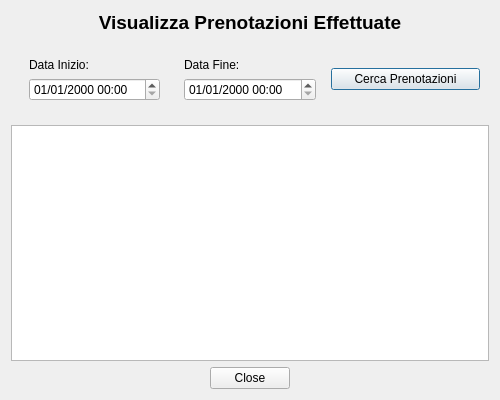
<?xml version="1.0" encoding="UTF-8"?>
<ui version="4.0">
 <class>Dialog</class>
 <widget class="QDialog" name="Dialog">
  <property name="geometry">
   <rect>
    <x>0</x>
    <y>0</y>
    <width>500</width>
    <height>400</height>
   </rect>
  </property>
  <property name="windowTitle">
   <string>Visualizza Prenotazioni</string>
  </property>
  <layout class="QVBoxLayout" name="verticalLayout_Main">
   <item>
    <widget class="QLabel" name="lblTitoloVisualizzaPrenotazioni">
     <property name="font">
      <font>
       <pointsize>14</pointsize>
       <weight>75</weight>
       <bold>true</bold>
      </font>
     </property>
     <property name="text">
      <string>Visualizza Prenotazioni Effettuate</string>
     </property>
     <property name="alignment">
      <set>Qt::AlignCenter</set>
     </property>
    </widget>
   </item>
   <item>
    <widget class="QWidget" name="dateRangeContainer" native="true">
     <layout class="QHBoxLayout" name="horizontalLayout_DateRange">
      <item>
       <widget class="QWidget" name="startDateContainer" native="true">
        <layout class="QVBoxLayout" name="verticalLayout_StartDate">
         <item>
          <widget class="QLabel" name="lblDataInizio">
           <property name="text">
            <string>Data Inizio:</string>
           </property>
          </widget>
         </item>
         <item>
          <widget class="QDateTimeEdit" name="dateTimeEditDataInizio">
           <property name="displayFormat">
            <string>dd/MM/yyyy HH:mm</string>
           </property>
          </widget>
         </item>
        </layout>
       </widget>
      </item>
      <item>
       <widget class="QWidget" name="endDateContainer" native="true">
        <layout class="QVBoxLayout" name="verticalLayout_EndDate">
         <item>
          <widget class="QLabel" name="lblDataFine">
           <property name="text">
            <string>Data Fine:</string>
           </property>
          </widget>
         </item>
         <item>
          <widget class="QDateTimeEdit" name="dateTimeEditDataFine">
           <property name="displayFormat">
            <string>dd/MM/yyyy HH:mm</string>
           </property>
          </widget>
         </item>
        </layout>
       </widget>
      </item>
      <item>
       <widget class="QPushButton" name="btnCercaPrenotazioni">
        <property name="text">
         <string>Cerca Prenotazioni</string>
        </property>
       </widget>
      </item>
     </layout>
    </widget>
   </item>
   <item>
    <widget class="QListWidget" name="lstPrenotazioni"/>
   </item>
   <item>
    <widget class="QDialogButtonBox" name="buttonBox">
     <property name="orientation">
      <enum>Qt::Horizontal</enum>
     </property>
     <property name="standardButtons">
      <set>QDialogButtonBox::Close</set>
     </property>
     <property name="centerButtons">
      <bool>true</bool>
     </property>
    </widget>
   </item>
  </layout>
 </widget>
 <resources/>
 <connections>
  <connection>
   <sender>buttonBox</sender>
   <signal>accepted()</signal>
   <receiver>Dialog</receiver>
   <slot>accept()</slot>
   <hints>
    <hint type="sourcelabel">
     <x>248</x>
     <y>389</y>
    </hint>
    <hint type="destinationlabel">
     <x>249</x>
     <y>199</y>
    </hint>
   </hints>
  </connection>
  <connection>
   <sender>buttonBox</sender>
   <signal>rejected()</signal>
   <receiver>Dialog</receiver>
   <slot>reject()</slot>
   <hints>
    <hint type="sourcelabel">
     <x>248</x>
     <y>389</y>
    </hint>
    <hint type="destinationlabel">
     <x>249</x>
     <y>199</y>
    </hint>
   </hints>
  </connection>
 </connections>
</ui>
